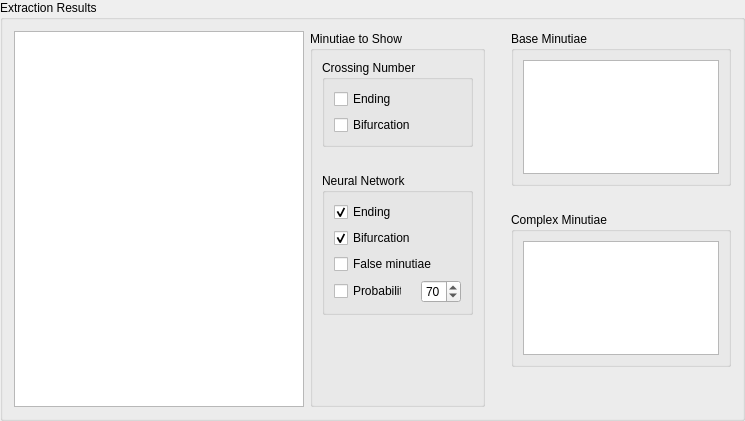
           <widget class="QGroupBox" name="extractionResults_groupBox">
            <property name="title">
             <string>Extraction Results</string>
            </property>
            <layout class="QVBoxLayout" name="verticalLayout_33">
             <item>
              <layout class="QHBoxLayout" name="horizontalLayout_13">
               <item>
                <widget class="QGraphicsView" name="marked_view">
                 <property name="minimumSize">
                  <size>
                   <width>290</width>
                   <height>340</height>
                  </size>
                 </property>
                 <property name="dragMode">
                  <enum>QGraphicsView::ScrollHandDrag</enum>
                 </property>
                </widget>
               </item>
               <item>
                <widget class="QGroupBox" name="minutiaeToShow_groupBox">
                 <property name="minimumSize">
                  <size>
                   <width>175</width>
                   <height>0</height>
                  </size>
                 </property>
                 <property name="maximumSize">
                  <size>
                   <width>175</width>
                   <height>16777215</height>
                  </size>
                 </property>
                 <property name="title">
                  <string>Minutiae to Show</string>
                 </property>
                 <layout class="QVBoxLayout" name="verticalLayout_32">
                  <item>
                   <widget class="QGroupBox" name="crossingNumber_groupBox">
                    <property name="title">
                     <string>Crossing Number</string>
                    </property>
                    <layout class="QVBoxLayout" name="verticalLayout_30">
                     <item>
                      <layout class="QGridLayout" name="gridLayout_3">
                       <item row="0" column="0">
                        <widget class="QCheckBox" name="cnEnding_checkBox">
                         <property name="text">
                          <string>Ending</string>
                         </property>
                        </widget>
                       </item>
                       <item row="1" column="0">
                        <widget class="QCheckBox" name="cnBifurcation_checkBox">
                         <property name="text">
                          <string>Bifurcation</string>
                         </property>
                        </widget>
                       </item>
                      </layout>
                     </item>
                    </layout>
                   </widget>
                  </item>
                  <item>
                   <spacer name="verticalSpacer_4">
                    <property name="orientation">
                     <enum>Qt::Vertical</enum>
                    </property>
                    <property name="sizeType">
                     <enum>QSizePolicy::Fixed</enum>
                    </property>
                    <property name="sizeHint" stdset="0">
                     <size>
                      <width>20</width>
                      <height>20</height>
                     </size>
                    </property>
                   </spacer>
                  </item>
                  <item>
                   <widget class="QGroupBox" name="neuralNetwork_groupBox">
                    <property name="title">
                     <string>Neural Network</string>
                    </property>
                    <layout class="QVBoxLayout" name="verticalLayout_31">
                     <item>
                      <layout class="QGridLayout" name="gridLayout_4">
                       <item row="0" column="0">
                        <widget class="QCheckBox" name="nnEnding_checkBox">
                         <property name="text">
                          <string>Ending</string>
                         </property>
                         <property name="checked">
                          <bool>true</bool>
                         </property>
                        </widget>
                       </item>
                       <item row="1" column="0">
                        <widget class="QCheckBox" name="nnBifurcation_checkBox">
                         <property name="text">
                          <string>Bifurcation</string>
                         </property>
                         <property name="checked">
                          <bool>true</bool>
                         </property>
                        </widget>
                       </item>
                       <item row="2" column="0">
                        <widget class="QCheckBox" name="nnFalseMinutiae_checkBox">
                         <property name="text">
                          <string>False minutiae</string>
                         </property>
                         <property name="checked">
                          <bool>false</bool>
                         </property>
                        </widget>
                       </item>
                       <item row="3" column="0">
                        <layout class="QHBoxLayout" name="horizontalLayout_10">
                         <item>
                          <widget class="QCheckBox" name="probability_checkBox">
                           <property name="minimumSize">
                            <size>
                             <width>68</width>
                             <height>0</height>
                            </size>
                           </property>
                           <property name="maximumSize">
                            <size>
                             <width>68</width>
                             <height>16777215</height>
                            </size>
                           </property>
                           <property name="text">
                            <string>Probability</string>
                           </property>
                          </widget>
                         </item>
                         <item>
                          <spacer name="horizontalSpacer_17">
                           <property name="orientation">
                            <enum>Qt::Horizontal</enum>
                           </property>
                           <property name="sizeHint" stdset="0">
                            <size>
                             <width>40</width>
                             <height>20</height>
                            </size>
                           </property>
                          </spacer>
                         </item>
                         <item>
                          <widget class="QSpinBox" name="probability_spinBox">
                           <property name="minimumSize">
                            <size>
                             <width>40</width>
                             <height>0</height>
                            </size>
                           </property>
                           <property name="maximumSize">
                            <size>
                             <width>40</width>
                             <height>16777215</height>
                            </size>
                           </property>
                           <property name="maximum">
                            <number>100</number>
                           </property>
                           <property name="value">
                            <number>70</number>
                           </property>
                          </widget>
                         </item>
                        </layout>
                       </item>
                      </layout>
                     </item>
                    </layout>
                   </widget>
                  </item>
                  <item>
                   <spacer name="verticalSpacer_5">
                    <property name="orientation">
                     <enum>Qt::Vertical</enum>
                    </property>
                    <property name="sizeHint" stdset="0">
                     <size>
                      <width>20</width>
                      <height>40</height>
                     </size>
                    </property>
                   </spacer>
                  </item>
                 </layout>
                </widget>
               </item>
               <item>
                <spacer name="horizontalSpacer_13">
                 <property name="orientation">
                  <enum>Qt::Horizontal</enum>
                 </property>
                 <property name="sizeType">
                  <enum>QSizePolicy::Expanding</enum>
                 </property>
                 <property name="sizeHint" stdset="0">
                  <size>
                   <width>20</width>
                   <height>20</height>
                  </size>
                 </property>
                </spacer>
               </item>
               <item>
                <layout class="QVBoxLayout" name="verticalLayout_26">
                 <item>
                  <widget class="QGroupBox" name="baseMinutiae_groupBox">
                   <property name="maximumSize">
                    <size>
                     <width>220</width>
                     <height>155</height>
                    </size>
                   </property>
                   <property name="title">
                    <string>Base Minutiae</string>
                   </property>
                   <layout class="QVBoxLayout" name="verticalLayout_22">
                    <item>
                     <widget class="QTextBrowser" name="baseMinutiae_textBrowser">
                      <property name="maximumSize">
                       <size>
                        <width>200</width>
                        <height>120</height>
                       </size>
                      </property>
                     </widget>
                    </item>
                   </layout>
                  </widget>
                 </item>
                 <item>
                  <spacer name="verticalSpacer_3">
                   <property name="orientation">
                    <enum>Qt::Vertical</enum>
                   </property>
                   <property name="sizeType">
                    <enum>QSizePolicy::Fixed</enum>
                   </property>
                   <property name="sizeHint" stdset="0">
                    <size>
                     <width>20</width>
                     <height>20</height>
                    </size>
                   </property>
                  </spacer>
                 </item>
                 <item>
                  <widget class="QGroupBox" name="complexMinutiae_groupBox">
                   <property name="maximumSize">
                    <size>
                     <width>220</width>
                     <height>155</height>
                    </size>
                   </property>
                   <property name="title">
                    <string>Complex Minutiae</string>
                   </property>
                   <layout class="QVBoxLayout" name="verticalLayout_25">
                    <item>
                     <widget class="QTextBrowser" name="complexMinutiae_textBrowser">
                      <property name="maximumSize">
                       <size>
                        <width>200</width>
                        <height>120</height>
                       </size>
                      </property>
                     </widget>
                    </item>
                   </layout>
                  </widget>
                 </item>
                 <item>
                  <spacer name="verticalSpacer_6">
                   <property name="orientation">
                    <enum>Qt::Vertical</enum>
                   </property>
                   <property name="sizeHint" stdset="0">
                    <size>
                     <width>20</width>
                     <height>40</height>
                    </size>
                   </property>
                  </spacer>
                 </item>
                </layout>
               </item>
              </layout>
             </item>
            </layout>
           </widget>
